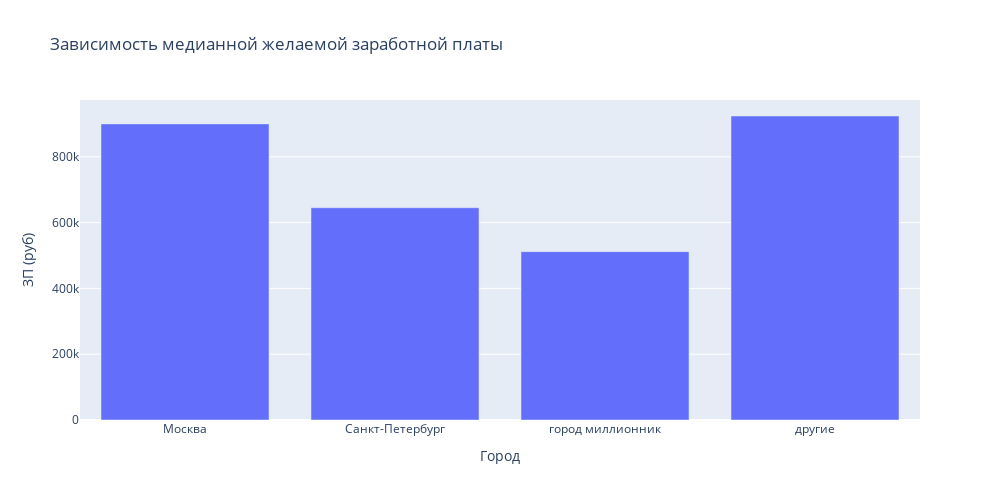

The code cell stored with this chart in its notebook:
### Markdown cell above
5. Постройте диаграмму, которая показывает распределение желаемой заработной платы (**"ЗП (руб)"**) в зависимости от города (**"Город"**). Используйте для диаграммы данные о резюме, где желая заработная плата меньше 1 млн рублей.
*Сделайте выводы по полученной диаграмме: как соотносятся медианные уровни желаемой заработной платы и их размах в городах? Как вы считаете, важен ли признак города при прогнозировании заработной платы?*

### Code cell
group_df_city = less_million.groupby(by='Город', as_index=False).median()
group_df_city_max = less_million.groupby(by='Город', as_index=False).max()
px.bar(data_frame=group_df_city, x='Город', y ='ЗП (руб)', height=500, width=1000, title='Зависимость медианной желаемой заработной платы')
px.bar(data_frame=group_df_city_max, x='Город', y ='ЗП (руб)', height=500, width=1000, title='Зависимость максимальной желаемой заработной платы')

### Figure 1 — Plotly figure (JSON) as saved in the notebook; plotly's stock layout.template omitted (floating-point values rounded to 4 significant figures)
{"data": [{"alignmentgroup": "True", "hovertemplate": "Город=%{x}<br>ЗП (руб)=%{y}<extra></extra>", "legendgroup": "", "marker": {"color": "#636efa", "pattern": {"shape": ""}}, "name": "", "offsetgroup": "", "orientation": "v", "showlegend": false, "textposition": "auto", "type": "bar", "x": ["Москва", "Санкт-Петербург", "город миллионник", "другие"], "xaxis": "x", "y": [900000, 645171, 511700.0, 923983], "yaxis": "y"}], "layout": {"barmode": "relative", "height": 500, "legend": {"tracegroupgap": 0}, "title": {"text": "Зависимость медианной желаемой заработной платы"}, "width": 1000, "xaxis": {"anchor": "y", "domain": [0, 1], "title": {"text": "Город"}}, "yaxis": {"anchor": "x", "domain": [0, 1], "title": {"text": "ЗП (руб)"}}}}
